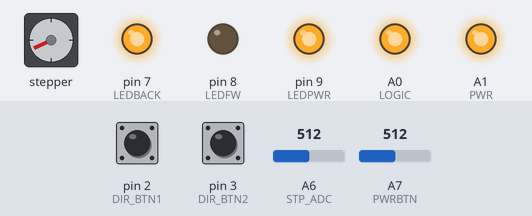
Bench run of a sketch on a simulated Arduino Nano, built with avr-gcc and run on an emulated ATmega328P. On the bench: stepper motor, output pins drawn as LEDs (lit = HIGH). Wiring (inferred from the names in the program): stepper motor driver (200 steps per turn assumed): step pin 5; direction pin 6; enable pin 4. Inputs (shaded band) come from the test bench; at power-on: pin 2 (DIR_BTN1) HIGH, A6 (STP_ADC) = 512, A7 (PWRBTN) = 512, pin 3 (DIR_BTN2) LOW. Pins used as bus, display or sensor lines are not drawn.

Above: at 1.25 s.
1.3 s: pin 2 (DIR_BTN1) pulled LOW for 3.2 s
At 2.7 s:
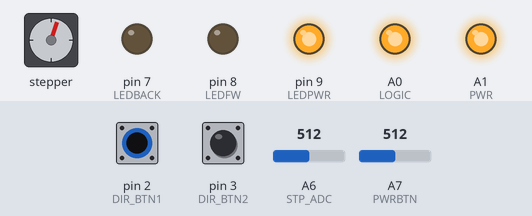
6.6 s: A6 (STP_ADC) set to 490
9.6 s: A7 (PWRBTN) set to 483
At 9.75 s:
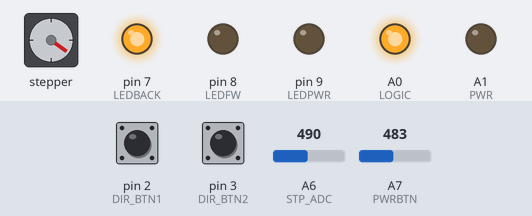
12.6 s: pin 3 (DIR_BTN2) pulled HIGH for 0.15 s
At 12.77 s:
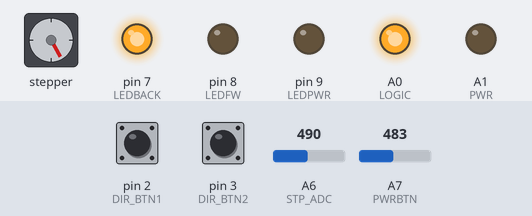
15.7 s: pin 2 (DIR_BTN1) pulled LOW for 0.15 s
At 15.87 s:
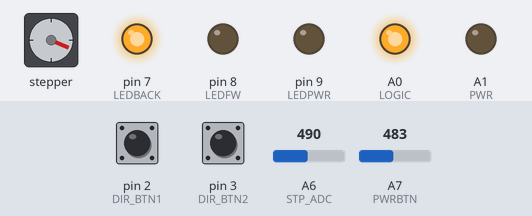
18.7 s: A7 (PWRBTN) set to 510
At 18.89 s:
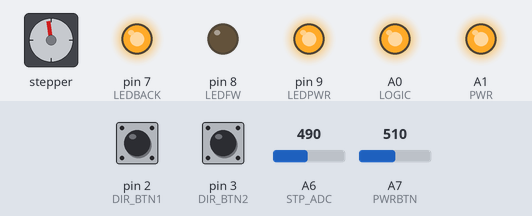
Timing chart, 0 to 22.7 s (numbered marks = the images above; inputs shaded):
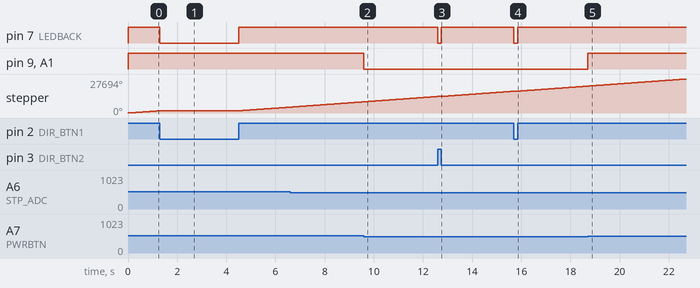

The sketch:

motorcontroller.ino
```cpp
#define LEDBACK 7
#define LEDFW 8
#define LEDPWR 9
#define LOGIC A0
#define PWR A1
#define STP_ADC A6
#define PWRBTN A7
#define DIR_BTN1 2
#define DIR_BTN2 3
#define EN 4
#define STP 5
#define DIR 6

int stepval=1;


void setup() {
  // put your setup code here, to run once:
pinMode(EN, OUTPUT);
pinMode(STP, OUTPUT);
pinMode(DIR, OUTPUT);
pinMode(PWR, OUTPUT);
pinMode(LEDBACK, OUTPUT);
pinMode(LEDFW, OUTPUT);
pinMode(LEDPWR, OUTPUT);
pinMode(LOGIC, OUTPUT);

pinMode(DIR_BTN1, INPUT);
pinMode(DIR_BTN2, INPUT);


digitalWrite(LOGIC, HIGH);
digitalWrite(DIR, HIGH);
digitalWrite(EN, HIGH);
digitalWrite(STP, HIGH);
digitalWrite(PWR, HIGH);
digitalWrite(LEDPWR,HIGH);


//Serial.begin(9600);
}

void loop() {
  // put your main code here, to run repeatedly:
//power();
if(analogRead(PWRBTN)>500)
{
  digitalWrite(PWR, HIGH);
  digitalWrite(LEDPWR,HIGH);
}
else
{
  digitalWrite(PWR, LOW);
  digitalWrite(LEDPWR, LOW);
}
if(digitalRead(DIR_BTN2)&&!digitalRead(DIR_BTN1))
  {
    digitalWrite(EN, LOW);
    digitalWrite(DIR,LOW);
    digitalWrite(LEDFW, HIGH);
    digitalWrite(LEDBACK, LOW);
    stepval=analogRead(STP_ADC);
    stepfun();

  }
   else if(digitalRead(DIR_BTN1)&&!digitalRead(DIR_BTN2))
  {
    digitalWrite(EN, LOW);
    digitalWrite(DIR,HIGH);
    digitalWrite(LEDBACK, HIGH);
    digitalWrite(LEDFW, LOW);
    stepval=analogRead(STP_ADC);
    stepfun();

  }
  else if(digitalRead(DIR_BTN2)&&digitalRead(DIR_BTN1))
  {
    digitalWrite(EN, HIGH);
    digitalWrite(LEDBACK, LOW);
    digitalWrite(LEDFW, LOW);

  }
  else if(!digitalRead(DIR_BTN2)&&!digitalRead(DIR_BTN1))
  {
    digitalWrite(EN, HIGH);
    digitalWrite(LEDBACK, LOW);
    digitalWrite(LEDFW, LOW);

  }


}

void power()
{
  if(digitalRead(PWRBTN))
{
  digitalWrite(PWR, HIGH);
  digitalWrite(LEDPWR,HIGH);
}
else
{
  digitalWrite(PWR, LOW);
  digitalWrite(LEDPWR, LOW);
}


}

void motordrive()
{
  if(digitalRead(DIR_BTN2)&&!digitalRead(DIR_BTN1))
  {
    digitalWrite(EN, LOW);
    digitalWrite(DIR,LOW);
    digitalWrite(LEDFW, HIGH);
    digitalWrite(LEDBACK, LOW);
    //stepval=analogRead(STP_ADC);
   // stepfun();

  }
   else if(digitalRead(DIR_BTN1)&&!digitalRead(DIR_BTN2))
  {
    digitalWrite(EN, LOW);
    digitalWrite(DIR,HIGH);
    digitalWrite(LEDBACK, HIGH);
    digitalWrite(LEDFW, LOW);
    //stepval=analogRead(STP_ADC);
   // stepfun();

  }
  else if(digitalRead(DIR_BTN2)&&digitalRead(DIR_BTN1))
  {
    digitalWrite(EN, HIGH);
    digitalWrite(LEDBACK, LOW);
    digitalWrite(LEDFW, LOW);

  }
  else if(!digitalRead(DIR_BTN2)&&!digitalRead(DIR_BTN1))
  {
    digitalWrite(EN, HIGH);
    digitalWrite(LEDBACK, LOW);
    digitalWrite(LEDFW, LOW);

  }
}

void stepfun()
{
  int stepuse=stepval+1; //avoid divide by 0

  digitalWrite(STP, HIGH);      //Pulse signal output high level
  delayMicroseconds(stepuse);           //delay 100μs
  digitalWrite(STP, LOW);       //Pulse signal output low level
 delayMicroseconds(stepuse);           //delay 100μs
}
```

Measured:
- the behaviour switches between 501 and 500 on A7 (PWRBTN) (found by bisection; images 1 and 2)
- after the input at 1.3 s, pin 7 (LEDBACK): HIGH → LOW at once, → HIGH 3.2 s later
- after the input at 9.6 s, pin 9 (LEDPWR), A1 (PWR): HIGH → LOW at once
- after the input at 12.6 s, pin 7 (LEDBACK): HIGH → LOW at once, → HIGH 0.15 s later
- after the input at 15.7 s, pin 7 (LEDBACK): HIGH → LOW at once, → HIGH 0.15 s later
- after the input at 18.7 s, pin 9 (LEDPWR), A1 (PWR): LOW → HIGH at once
